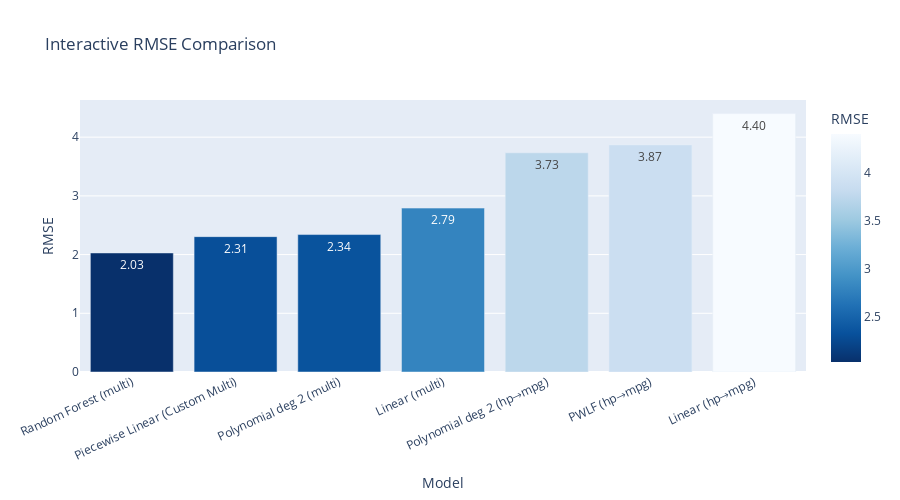
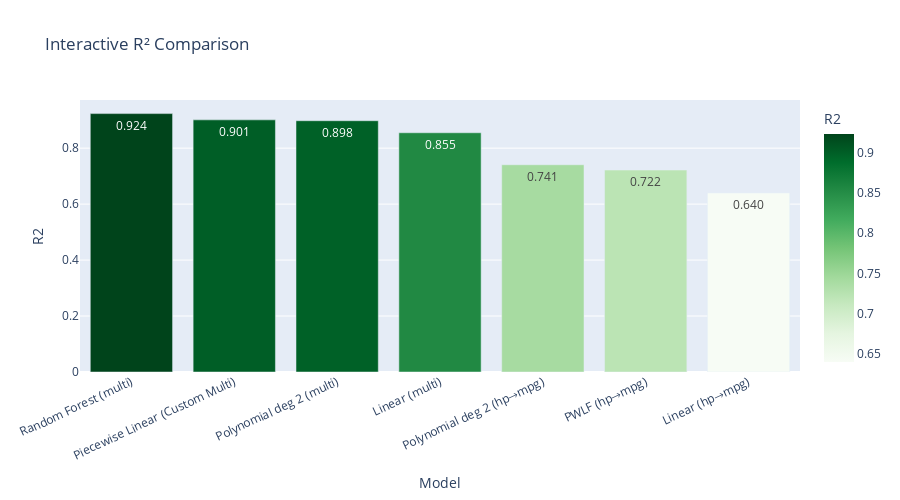
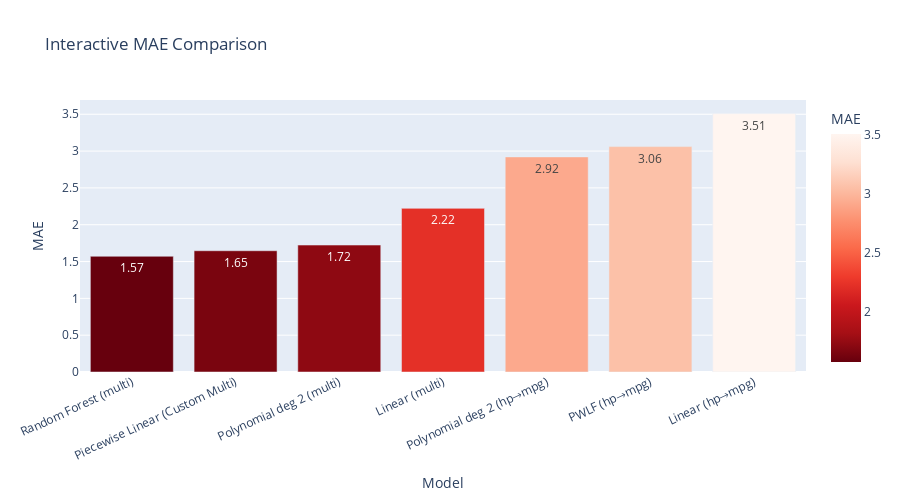

The notebook cell these images were saved under, in order:
### Code cell
# Interactive Bar Charts (RMSE, R², MAE)
import plotly.express as px

# RMSE
fig_rmse = px.bar(
    results_df.sort_values("RMSE"),
    x="Model",
    y="RMSE",
    title="Interactive RMSE Comparison",
    text_auto=".2f",
    color="RMSE",
    color_continuous_scale="Blues_r"
)
fig_rmse.update_layout(xaxis_tickangle=-25, height=500)
fig_rmse.show()

# R2
fig_r2 = px.bar(
    results_df.sort_values("R2", ascending=False),
    x="Model",
    y="R2",
    title="Interactive R² Comparison",
    text_auto=".3f",
    color="R2",
    color_continuous_scale="Greens"
)
fig_r2.update_layout(xaxis_tickangle=-25, height=500)
fig_r2.show()

# MAE
fig_mae = px.bar(
    results_df.sort_values("MAE"),
    x="Model",
    y="MAE",
    title="Interactive MAE Comparison",
    text_auto=".2f",
    color="MAE",
    color_continuous_scale="Reds_r"
)
fig_mae.update_layout(xaxis_tickangle=-25, height=500)
fig_mae.show()

### Figure 1 — Plotly figure (JSON) as saved in the notebook; plotly's stock layout.template omitted (floating-point values rounded to 4 significant figures)
{"data": [{"hovertemplate": "Model=%{x}<br>RMSE=%{marker.color}<extra></extra>", "legendgroup": "", "marker": {"color": [2.028, 2.306, 2.341, 2.792, 3.734, 3.868, 4.401], "coloraxis": "coloraxis", "pattern": {"shape": ""}}, "name": "", "orientation": "v", "showlegend": false, "textposition": "auto", "texttemplate": "%{y:.2f}", "type": "bar", "x": ["Random Forest (multi)", "Piecewise Linear (Custom Multi)", "Polynomial deg 2 (multi)", "Linear (multi)", "Polynomial deg 2 (hp→mpg)", "PWLF (hp→mpg)", "Linear (hp→mpg)"], "xaxis": "x", "y": [2.028, 2.306, 2.341, 2.792, 3.734, 3.868, 4.401], "yaxis": "y"}], "layout": {"barmode": "relative", "coloraxis": {"colorbar": {"title": {"text": "RMSE"}}, "colorscale": [[0, "rgb(8,48,107)"], [0.125, "rgb(8,81,156)"], [0.25, "rgb(33,113,181)"], [0.375, "rgb(66,146,198)"], [0.5, "rgb(107,174,214)"], [0.625, "rgb(158,202,225)"], [0.75, "rgb(198,219,239)"], [0.875, "rgb(222,235,247)"], [1, "rgb(247,251,255)"]]}, "height": 500, "legend": {"tracegroupgap": 0}, "title": {"text": "Interactive RMSE Comparison"}, "xaxis": {"anchor": "y", "domain": [0, 1], "tickangle": -25, "title": {"text": "Model"}}, "yaxis": {"anchor": "x", "domain": [0, 1], "title": {"text": "RMSE"}}}}

### Figure 2 — Plotly figure (JSON) as saved in the notebook; plotly's stock layout.template omitted (floating-point values rounded to 4 significant figures)
{"data": [{"hovertemplate": "Model=%{x}<br>R2=%{marker.color}<extra></extra>", "legendgroup": "", "marker": {"color": [0.9235, 0.9011, 0.8981, 0.855, 0.7407, 0.7217, 0.6397], "coloraxis": "coloraxis", "pattern": {"shape": ""}}, "name": "", "orientation": "v", "showlegend": false, "textposition": "auto", "texttemplate": "%{y:.3f}", "type": "bar", "x": ["Random Forest (multi)", "Piecewise Linear (Custom Multi)", "Polynomial deg 2 (multi)", "Linear (multi)", "Polynomial deg 2 (hp→mpg)", "PWLF (hp→mpg)", "Linear (hp→mpg)"], "xaxis": "x", "y": [0.9235, 0.9011, 0.8981, 0.855, 0.7407, 0.7217, 0.6397], "yaxis": "y"}], "layout": {"barmode": "relative", "coloraxis": {"colorbar": {"title": {"text": "R2"}}, "colorscale": [[0, "rgb(247,252,245)"], [0.125, "rgb(229,245,224)"], [0.25, "rgb(199,233,192)"], [0.375, "rgb(161,217,155)"], [0.5, "rgb(116,196,118)"], [0.625, "rgb(65,171,93)"], [0.75, "rgb(35,139,69)"], [0.875, "rgb(0,109,44)"], [1, "rgb(0,68,27)"]]}, "height": 500, "legend": {"tracegroupgap": 0}, "title": {"text": "Interactive R² Comparison"}, "xaxis": {"anchor": "y", "domain": [0, 1], "tickangle": -25, "title": {"text": "Model"}}, "yaxis": {"anchor": "x", "domain": [0, 1], "title": {"text": "R2"}}}}

### Figure 3 — Plotly figure (JSON) as saved in the notebook; plotly's stock layout.template omitted (floating-point values rounded to 4 significant figures)
{"data": [{"hovertemplate": "Model=%{x}<br>MAE=%{marker.color}<extra></extra>", "legendgroup": "", "marker": {"color": [1.571, 1.647, 1.724, 2.222, 2.921, 3.061, 3.509], "coloraxis": "coloraxis", "pattern": {"shape": ""}}, "name": "", "orientation": "v", "showlegend": false, "textposition": "auto", "texttemplate": "%{y:.2f}", "type": "bar", "x": ["Random Forest (multi)", "Piecewise Linear (Custom Multi)", "Polynomial deg 2 (multi)", "Linear (multi)", "Polynomial deg 2 (hp→mpg)", "PWLF (hp→mpg)", "Linear (hp→mpg)"], "xaxis": "x", "y": [1.571, 1.647, 1.724, 2.222, 2.921, 3.061, 3.509], "yaxis": "y"}], "layout": {"barmode": "relative", "coloraxis": {"colorbar": {"title": {"text": "MAE"}}, "colorscale": [[0, "rgb(103,0,13)"], [0.125, "rgb(165,15,21)"], [0.25, "rgb(203,24,29)"], [0.375, "rgb(239,59,44)"], [0.5, "rgb(251,106,74)"], [0.625, "rgb(252,146,114)"], [0.75, "rgb(252,187,161)"], [0.875, "rgb(254,224,210)"], [1, "rgb(255,245,240)"]]}, "height": 500, "legend": {"tracegroupgap": 0}, "title": {"text": "Interactive MAE Comparison"}, "xaxis": {"anchor": "y", "domain": [0, 1], "tickangle": -25, "title": {"text": "Model"}}, "yaxis": {"anchor": "x", "domain": [0, 1], "title": {"text": "MAE"}}}}
